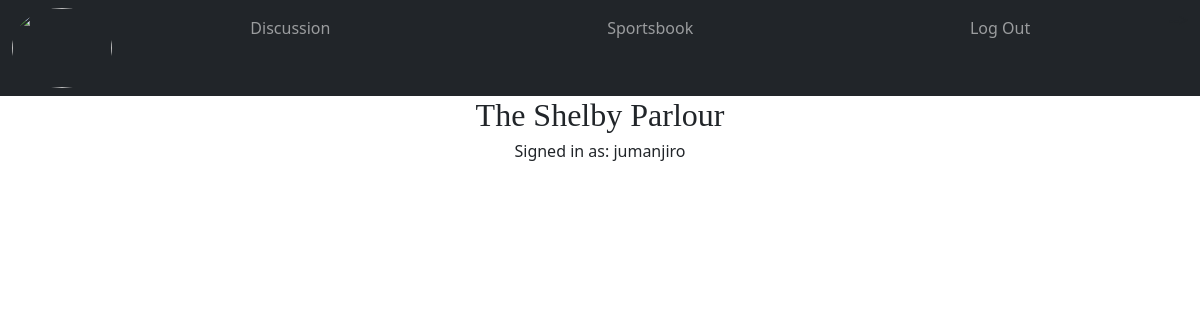
The page / (signed in) on the database as committed earlier.
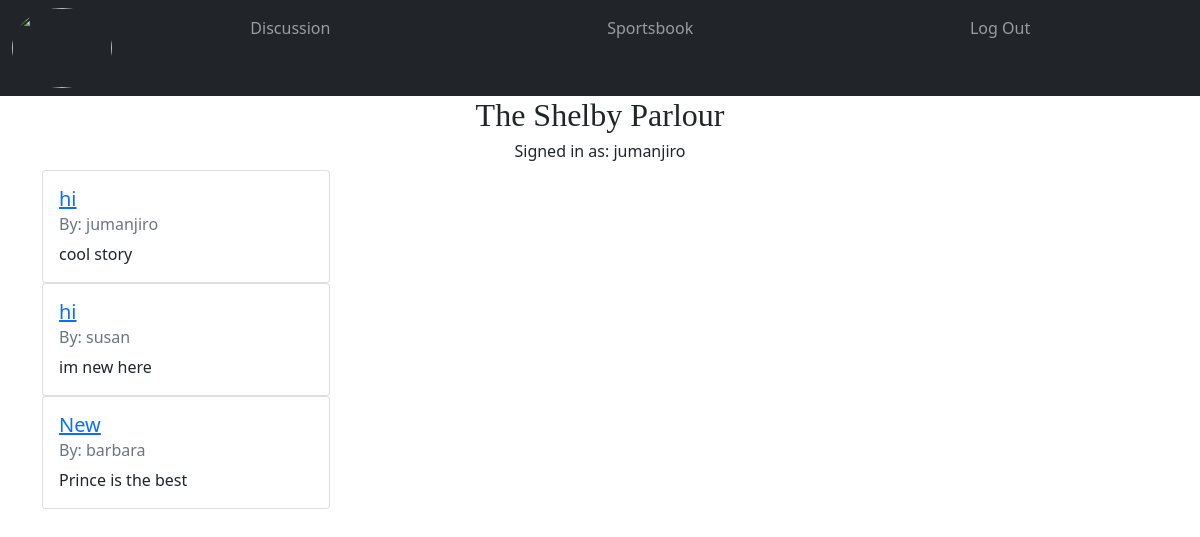
The same page on the database as committed later.
### app/models.py (models this page shows, shortened)
class User(db.Model, UserMixin):
    id = db.Column(db.Integer, primary_key=True)
    email = db.Column(db.String(50), nullable=False, unique=True)
    username = db.Column(db.String(50), nullable=False, unique=True)
    password = db.Column(db.String(256), nullable=False)
    date_created = db.Column(db.DateTime, nullable=False, default=datetime.utcnow)
    posts = db.relationship('Post', backref='author', lazy='dynamic')

class Post(db.Model):
    id = db.Column(db.Integer, primary_key=True)
    title = db.Column(db.String(50), nullable=False)
    body = db.Column(db.String(255), nullable=False)
    date_created = db.Column(db.DateTime, nullable=False, default=datetime.utcnow)
    user_id = db.Column(db.Integer, db.ForeignKey('user.id'))

### app/routes.py (the view)
@app.route('/')
def index():
    posts = Post.query.all()
    return render_template('index.html', posts=posts)

### app/models.py (called while the page is built)
@login.user_loader
def load_user(user_id):
    return User.query.get(user_id)

### app/templates/index.html (shortened to what this page needs)
{% extends 'base.html' %}
{% block content %}
<h2 class="text-center" style="font-family: Cambria">The Shelby Parlour</h2>
{% if current_user.is_authenticated %}
    <h6 class="text-center">Signed in as: {{ current_user.username }}</h6>
    {% for post in posts %}
        <div class="card" style="width: 18rem;">
            <div class="card-body">
                <a href="{{ url_for('view_post', post_id=post.id) }}">
                    <h5 class="card-title">{{ post.title }}</h5>
                </a>
                <h6 class="card-subtitle mb-2 text-muted">By: {{ post.author.username }}</h6>
                <p class="card-text">{{ post.body }}</p>
            </div>
        </div>
    {% endfor %}
{% else %}
    <h4 class="text-center">Please Sign Up or Log In to view posts</h4>
{% endif %}
{% endblock content %}

### app/templates/base.html (shortened to what this page needs)
<!DOCTYPE html>
<html lang="en">
    <head>
        <link rel="stylesheet" href="https://cdnjs.cloudflare.com/ajax/libs/twitter-bootstrap/5.1.0/css/bootstrap.min.css">
        <link rel="stylesheet" href="https://cdnjs.cloudflare.com/ajax/libs/font-awesome/5.15.4/css/all.min.css">
    </head>
    <body>
        <nav class="navbar text-center navbar-expand-lg navbar-dark bg-dark">
            <div class="container-fluid">
                <div class="collapse navbar-collapse" id="navbarNavAltMarkup">
                <div class="navbar-nav nav-fill align-center w-100">
                    <a class="mx-auto" href="{{ url_for('index') }}">
                        <img class="rounded-circle" width="100px" height="80px" src="https://www.screenspy.com/wp-content/uploads/2021/12/peaky-blinders-s1-e1-2.png">
                    </a>
                    {% if current_user.is_authenticated %}
                        <a class="nav-link" href="{{ url_for('create') }}">Discussion</a>
                        <a class="nav-link" href="{{ url_for('sports') }}">Sportsbook</a>
                        <a class="nav-link" href="{{ url_for('logout') }}">Log Out</a> -->
                    {% else %}
                        <a class="nav-link" href="{{ url_for('signup') }}">Sign Up</a>
                        <a class="nav-link" href="{{ url_for('login') }}">Log In</a>
                    {% endif %}
                </div>
                </div>
            </div>
        </nav>
         <div class="container">
            {% block content %} {% endblock content %}
        </div>
    </body>
</html>

Rows that differ between the two databases and show on the page:
added Post: title "hi", author.username "jumanjiro", body "cool story"
added Post: title "hi", author.username "susan", body "im new here"
added Post: title "New", author.username "barbara", body "Prince is the best"
